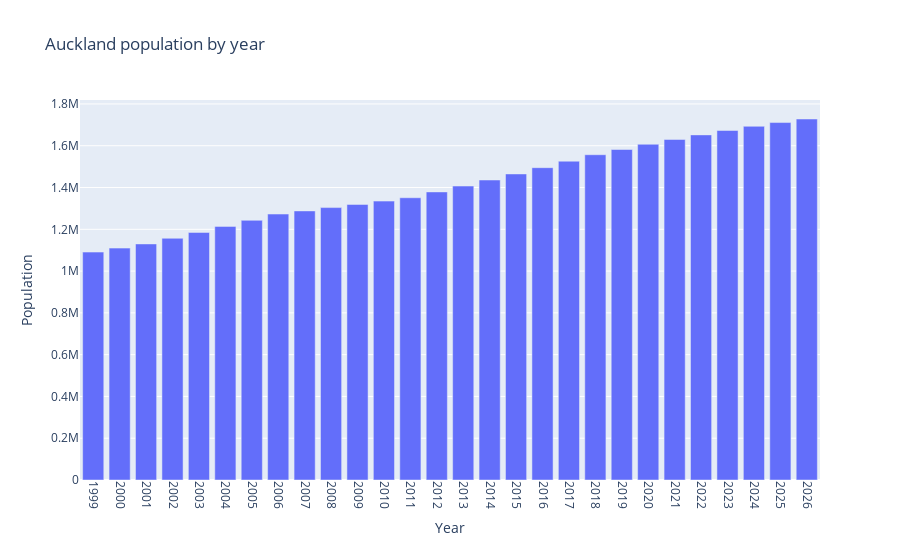

Notebook cell for this chart:
### Code cell
fig = px.bar(auckland_population_df, x='Year', y='Population', 
              title='Auckland population by year')
fig.update_layout(
    xaxis=dict(
        tickmode='linear',
        tick0=min(auckland_population_df['Year']),
        dtick=1,
        tickangle=90
    )
)
fig.show()

### Figure 1 — Plotly figure (JSON) as saved in the notebook; plotly's stock layout.template omitted (floating-point values rounded to 4 significant figures)
{"data": [{"alignmentgroup": "True", "hovertemplate": "Year=%{x}<br>Population=%{y}<extra></extra>", "legendgroup": "", "marker": {"color": "#636efa", "pattern": {"shape": ""}}, "name": "", "offsetgroup": "", "orientation": "v", "showlegend": false, "textposition": "auto", "type": "bar", "x": [1999, 2000, 2001, 2002, 2003, 2004, 2005, 2006, 2007, 2008, 2009, 2010, 2011, 2012, 2013, 2014, 2015, 2016, 2017, 2018, 2019, 2020, 2021, 2022, 2023, 2024, 2025, 2026], "xaxis": "x", "y": [1091000, 1110000, 1130000, 1157000, 1185000, 1214000, 1243000, 1273000, 1288000, 1304000, 1319000, 1335000, 1351000, 1379000, 1407000, 1436000, 1465000, 1495000, 1526000, 1557000, 1582000, 1607000, 1630000, 1652000, 1673000, 1693000, 1711000, 1728000], "yaxis": "y"}], "layout": {"barmode": "relative", "legend": {"tracegroupgap": 0}, "title": {"text": "Auckland population by year"}, "xaxis": {"anchor": "y", "domain": [0, 1], "dtick": 1, "tick0": 1999, "tickangle": 90, "tickmode": "linear", "title": {"text": "Year"}}, "yaxis": {"anchor": "x", "domain": [0, 1], "title": {"text": "Population"}}}}
